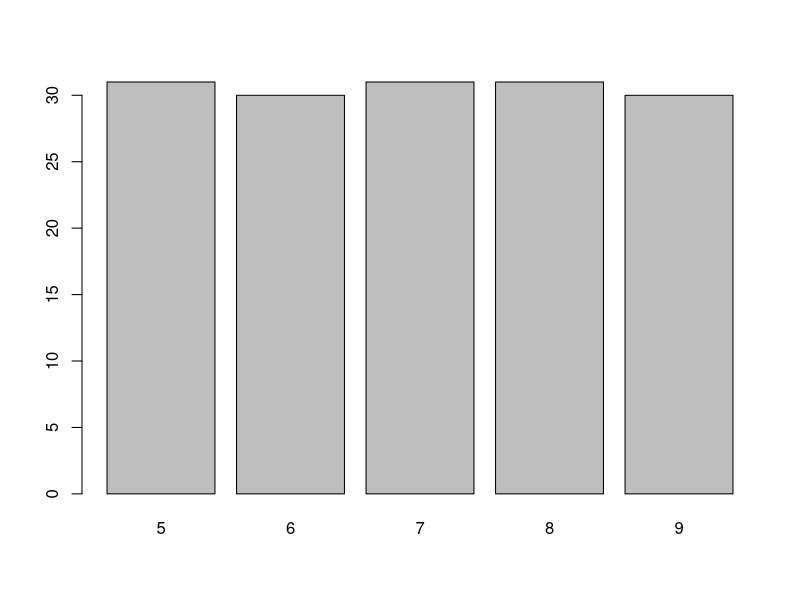
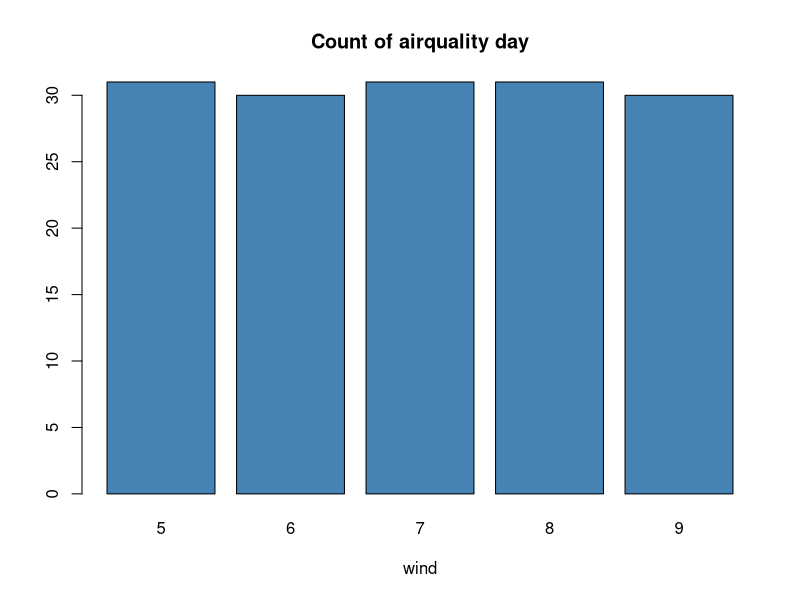
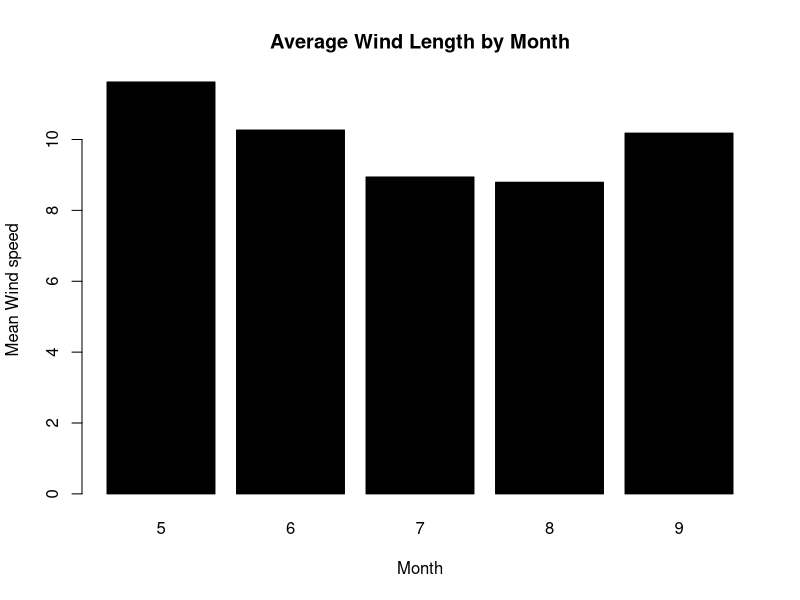
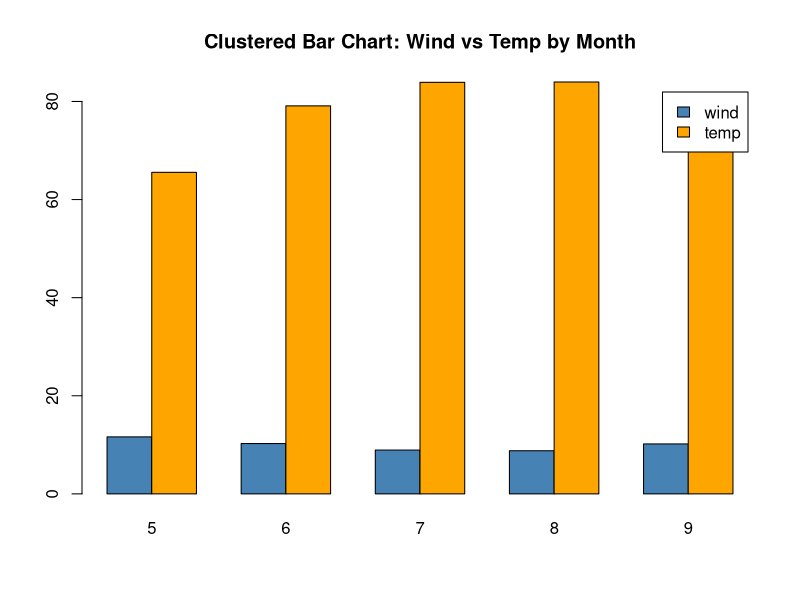
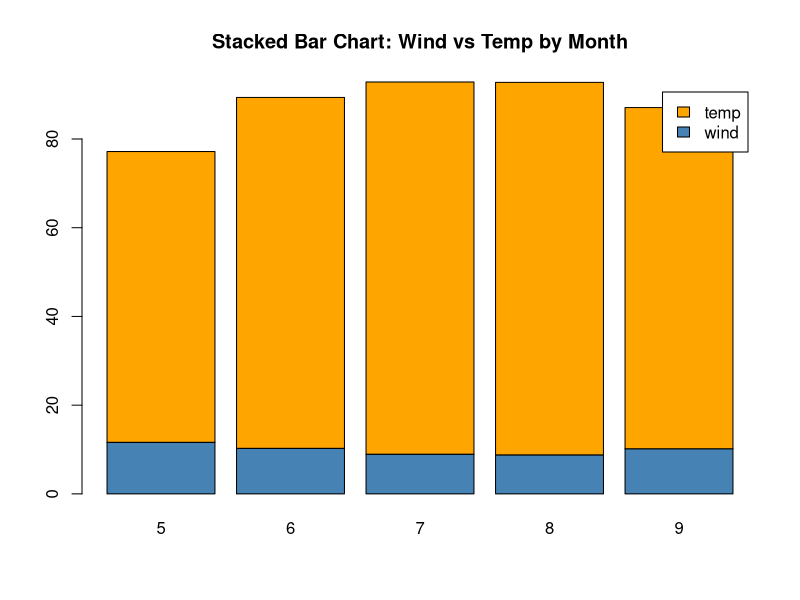

Recreate these plots in R, in order.
#load the dataset
data(airquality)

#inspect the data
?airquality
head(airquality,3)
str(airquality)
class(airquality)

#count of each species and to see data in column "Month"
airquality$Month
View(airquality)

#ploting a bar chart
barplot(
  table(airquality$Month)
)

#labeld bar chart
barplot(
  table(airquality$Month),
  main="Count of airquality day",
  xlab="wind",
  col='steelblue'
)

#bar plot from aggregated data using mean wind speed per Month
mean_wind<-tapply(airquality$Wind,airquality$Month,mean)
mean_wind

barplot(
  mean_wind,
  col='black',
  main="Average Wind Length by Month",
  xlab="Month",
  ylab="Mean Wind speed",
  
)

#grouped bar chart
group_means<-rbind(
  wind=tapply(airquality$Wind,airquality$Month,mean),
  temp=tapply(airquality$Temp,airquality$Month,mean)
)
group_means

barplot(
  group_means,
  beside=TRUE,
  col=c("steelblue","orange"),
  legend.text=TRUE,
  main="Clustered Bar Chart: Wind vs Temp by Month"
)
barplot(
  group_means,
  beside=FALSE,
  col=c("steelblue","orange"),
  legend.text=TRUE,
  main="Stacked Bar Chart: Wind vs Temp by Month",
)